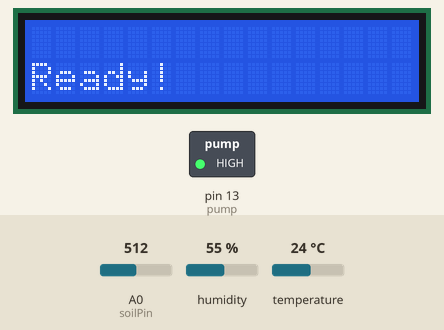
This sketch was run on a simulated Arduino Uno, built with avr-gcc and run on an emulated ATmega328P. Shown: 16×2 character LCD, switched loads named in the sketch (green lamp = pin HIGH). The test bench sets the inputs (shaded band); at power-on: A0 (soilPin) = 512, humidity 55 %, temperature 24 °C. Pins used as bus, display or sensor lines are not drawn.

Above: at 3.2 s.
At 6.3 s:
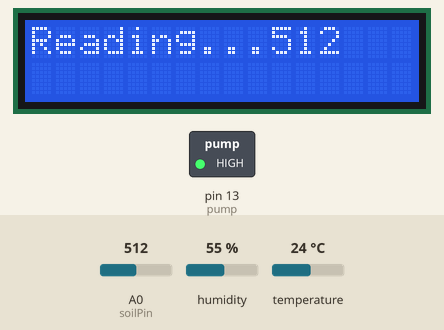
6.4 s: A0 (soilPin) set to 710
At 17.3 s:
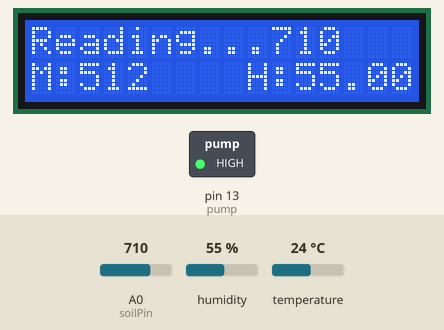
17.8 s: A0 (soilPin) set to 716
At 28.6 s:
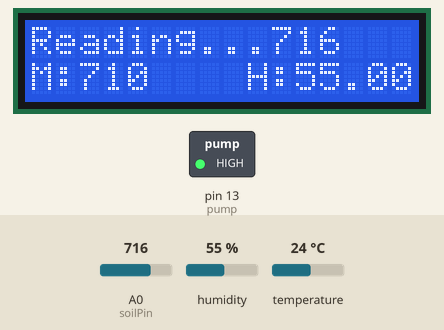
28.9 s: A0 (soilPin) set to 690
At 44.0 s:
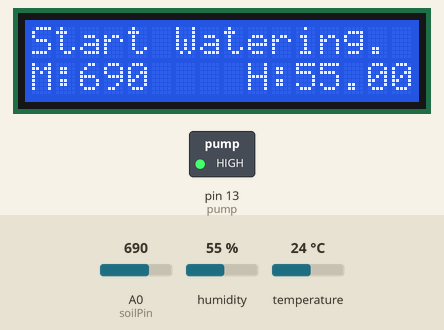
Timing chart, 0 to 45.6 s (numbered marks = the images above; inputs shaded):
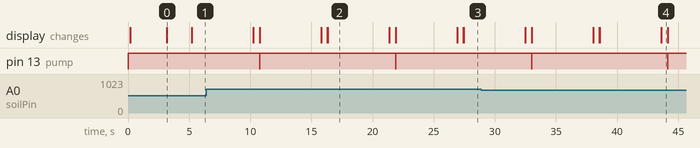

The sketch:

Basic_water_plant_1.ino
```cpp
#include <LCD_I2C.h> //LCD & I2C

#include <DHT.h>     //DHT22 sensor
#define VCC2 5       // 5V for LCD screen
#define VCC3 6       // 5V for Humidity sensor
#define GND3 7       // GND for Humidity sensor
#define DHTPIN 4
#define DHTTYPE DHT11
DHT dht(DHTPIN, DHTTYPE);

LCD_I2C lcd(0x27);

const int dry = 340; // moisture threshold
const int dryMin = 100; //moisture minimum
const int dryMax = 700; //moisture maximum

const int pump = 13;    // Relay Input Pin [Digital]
const int soilPin = A0; // Soil Moisture pin [analog]


void setup() {
  pinMode(VCC2, OUTPUT);    //LCD screen voltage output
  digitalWrite(VCC2, HIGH); //set LCD screen

  pinMode(VCC3, OUTPUT);    //humidity  voltage output
  digitalWrite(VCC3, HIGH); //set humidity sensor volt
  pinMode(GND3, OUTPUT);    //humidity sensor ground
  digitalWrite(GND3, LOW); //set humidity sensor ground

  pinMode(pump, OUTPUT);       //set relay input pin
  pinMode(soilPin, INPUT);     //set soil moisture pin
  Serial.begin(9600);          //begin baudrate of pump
  digitalWrite(pump, HIGH);    //set pump high
  delay(100);

  lcd.begin();                 //set up lcd screen
  lcd.backlight();
  lcd.setCursor(0, 0);
  lcd.print("Setup Complete.");//system is ready
  delay(3000);
  lcd.clear();
  lcd.setCursor(0, 1);
  lcd.print("Ready!");
  delay(2000);
  lcd.clear();

  dht.begin();

}

void loop() {               //main loop
  int soil = analogRead(soilPin);  //obtain moisture reading
  float humid = dht.readHumidity();
  float temp = dht.readTemperature();

  lcd.setCursor(0, 0);
  lcd.print("Reading...");    //LCD print reading
  lcd.print(soil);          //print soil value
  delay(5000);              //display for 5 secs
  lcd.backlight();
  lcd.clear();             //clear display

  lcd.setCursor(0, 2);
  lcd.print("M:");
  lcd.setCursor(2, 2);
  lcd.print(soil);
  lcd.setCursor(9, 2);
  lcd.print("H:");
  lcd.print(humid);

  //threshold if greater than or equal to 340.
  // if analog is A0 >= 1000 - sensor not setup right/calibrated wrong
  // if 1000 > A0 >= 600 - soil is dry
  // if 600 > A0 >=370 - soil is humid; verify with humidity sensor
  // if A0 < 370 - Moisture is good

  if (soil >= dry) {
    // plant is dry - water plant
    lcd.setCursor(0, 0);
    lcd.print("Start Watering.");
    digitalWrite(pump, HIGH); //relay is open - pump is off
    // keep watering for 5 sec
    delay(500);
    lcd.backlight();
    lcd.clear();
    digitalWrite(pump, LOW);//relay is closed - pump is ON

    lcd.print("Watering Now.");
    digitalWrite(pump, HIGH);//relay is open - pump is off
    delay(5000);              // pump is on for 5 seconds
    lcd.backlight();
    lcd.clear();
    lcd.print("Watering Done.");
    delay(500);
    lcd.clear();

    lcd.setCursor(0, 2);
    lcd.print("M:");
    lcd.setCursor(2, 2);
    lcd.print(soil);
    lcd.setCursor(9, 2);
    lcd.print("H:");
    lcd.print(humid);
  } else {
    digitalWrite(pump, HIGH);//relay is open - pump is off
    lcd.setCursor(0, 0);
    lcd.print("Moisture Good.");
    delay(5000);
    lcd.backlight();
    lcd.clear();
    delay(500);
    lcd.setCursor(0, 2);
    lcd.print("M:");
    lcd.setCursor(2, 2);
    lcd.print(soil);
    lcd.setCursor(9, 2);
    lcd.print("H:");
    lcd.print(humid);
  }

}
```

Measured:
- by itself, pin 13 (pump): alternates HIGH for 11.1 s and LOW for 0.01 s
- what the display in image 0 shows lasts 2.0 s, from 3.2 s to 5.2 s
- what the display in image 4 shows lasts 0.5 s, from 43.6 s to 44.1 s
